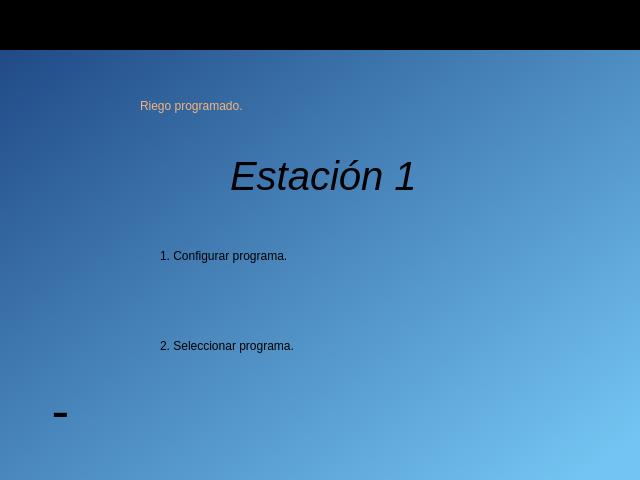
<?xml version="1.0" encoding="UTF-8"?>
<ui version="4.0">
 <class>widget_inicio</class>
 <widget class="QWidget" name="widget_inicio">
  <property name="geometry">
   <rect>
    <x>0</x>
    <y>0</y>
    <width>640</width>
    <height>480</height>
   </rect>
  </property>
  <property name="windowTitle">
   <string>Form</string>
  </property>
  <property name="styleSheet">
   <string notr="true"/>
  </property>
  <widget class="QWidget" name="widget_fecha" native="true">
   <property name="geometry">
    <rect>
     <x>0</x>
     <y>0</y>
     <width>641</width>
     <height>51</height>
    </rect>
   </property>
   <property name="styleSheet">
    <string notr="true">QWidget#widget_fecha{
background-color:rgb(0, 0, 0)}</string>
   </property>
   <widget class="QLabel" name="lbl_hora">
    <property name="geometry">
     <rect>
      <x>20</x>
      <y>10</y>
      <width>151</width>
      <height>21</height>
     </rect>
    </property>
    <property name="styleSheet">
     <string notr="true">font: 57 16pt &quot;Ubuntu&quot;;
color:rgb(238, 238, 236);</string>
    </property>
    <property name="text">
     <string/>
    </property>
   </widget>
   <widget class="QLabel" name="lbl_fecha">
    <property name="geometry">
     <rect>
      <x>460</x>
      <y>10</y>
      <width>161</width>
      <height>21</height>
     </rect>
    </property>
    <property name="styleSheet">
     <string notr="true">font: 57 16pt &quot;Ubuntu&quot;;
color:rgb(238, 238, 236);</string>
    </property>
    <property name="text">
     <string/>
    </property>
   </widget>
  </widget>
  <widget class="QWidget" name="widget_datos" native="true">
   <property name="geometry">
    <rect>
     <x>0</x>
     <y>50</y>
     <width>641</width>
     <height>431</height>
    </rect>
   </property>
   <property name="styleSheet">
    <string notr="true">QWidget#widget_datos{
background-color:qlineargradient(spread:pad, x1:0, y1:0, x2:0.985075, y2:0.903, stop:0 rgba(32, 74, 135, 255), stop:1 rgba(115, 196, 242, 255))
}</string>
   </property>
   <widget class="QLabel" name="label_9">
    <property name="geometry">
     <rect>
      <x>10</x>
      <y>10</y>
      <width>91</width>
      <height>101</height>
     </rect>
    </property>
    <property name="text">
     <string/>
    </property>
    <property name="pixmap">
     <pixmap>../images/logo.png</pixmap>
    </property>
    <property name="scaledContents">
     <bool>true</bool>
    </property>
   </widget>
   <widget class="QLabel" name="label">
    <property name="geometry">
     <rect>
      <x>30</x>
      <y>340</y>
      <width>71</width>
      <height>51</height>
     </rect>
    </property>
    <property name="text">
     <string/>
    </property>
    <property name="pixmap">
     <pixmap>../images/flecha_Atras.png</pixmap>
    </property>
    <property name="scaledContents">
     <bool>true</bool>
    </property>
   </widget>
   <widget class="QLabel" name="label_2">
    <property name="geometry">
     <rect>
      <x>40</x>
      <y>340</y>
      <width>41</width>
      <height>41</height>
     </rect>
    </property>
    <property name="font">
     <font>
      <pointsize>40</pointsize>
     </font>
    </property>
    <property name="text">
     <string>-</string>
    </property>
    <property name="alignment">
     <set>Qt::AlignCenter</set>
    </property>
   </widget>
   <widget class="QLabel" name="lbl_num_est">
    <property name="geometry">
     <rect>
      <x>230</x>
      <y>100</y>
      <width>191</width>
      <height>51</height>
     </rect>
    </property>
    <property name="font">
     <font>
      <family>Ubuntu</family>
      <pointsize>30</pointsize>
      <weight>7</weight>
      <italic>true</italic>
      <bold>false</bold>
     </font>
    </property>
    <property name="styleSheet">
     <string notr="true">font: 57 italic 30pt &quot;Ubuntu&quot;;
</string>
    </property>
    <property name="text">
     <string>Estación 1</string>
    </property>
   </widget>
   <widget class="QLabel" name="lbl_num_est_2">
    <property name="geometry">
     <rect>
      <x>140</x>
      <y>30</y>
      <width>371</width>
      <height>51</height>
     </rect>
    </property>
    <property name="styleSheet">
     <string notr="true">font: 22pt &quot;Ubuntu&quot;;
font: 57 italic 35pt &quot;Ubuntu&quot;;
color:rgb(244, 179, 126)</string>
    </property>
    <property name="text">
     <string>Riego programado.</string>
    </property>
   </widget>
   <widget class="QLabel" name="lbl_riego_est1">
    <property name="geometry">
     <rect>
      <x>160</x>
      <y>180</y>
      <width>371</width>
      <height>51</height>
     </rect>
    </property>
    <property name="styleSheet">
     <string notr="true">font: 22pt &quot;Ubuntu&quot;;</string>
    </property>
    <property name="text">
     <string>1. Configurar programa.</string>
    </property>
   </widget>
   <widget class="QLabel" name="lbl_riego_est2">
    <property name="geometry">
     <rect>
      <x>160</x>
      <y>270</y>
      <width>561</width>
      <height>51</height>
     </rect>
    </property>
    <property name="styleSheet">
     <string notr="true">font: 22pt &quot;Ubuntu&quot;;</string>
    </property>
    <property name="text">
     <string>2. Seleccionar programa.</string>
    </property>
   </widget>
  </widget>
 </widget>
 <resources/>
 <connections/>
</ui>
